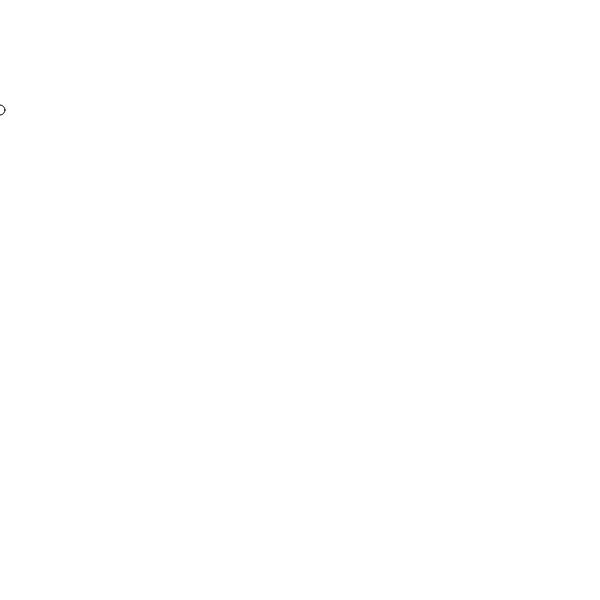
Frame 1 (no input)
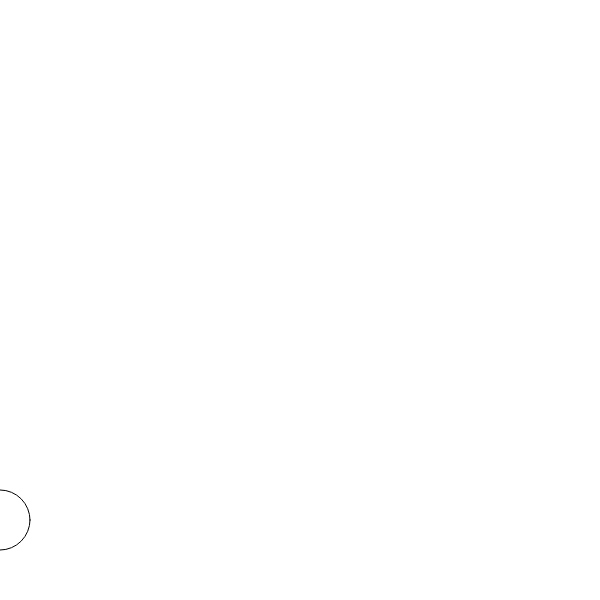
Frame 60 (no input)
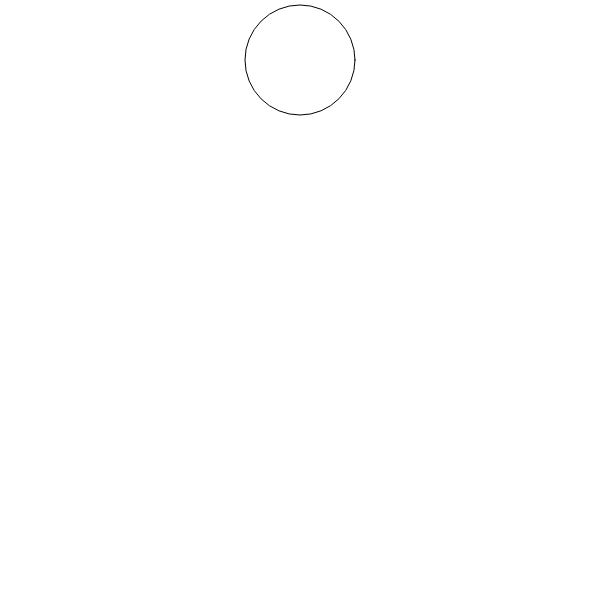
Frame 120 (the mouse pressed at the canvas centre since frame 60)

The p5.js sketch that drew these frames (run headless with seeded random() and noise() and a simulated clock; from frame 60 on, the mouse is pressed at the canvas centre):

// p5.js sketch
// ── sketch.js

var newYpos = 100;
var falling = true;
var diam = 10;

function setup(){
	createCanvas(600,600);
}

function draw(){
	background(255);
	bBall(mouseX);
}
function bBall(newXpos){
	// increment
	if (falling == true){
		newYpos = newYpos + 10;
	} else {
		// decreasing
		newYpos = newYpos - 10;
	}
	// switch direction
	if (newYpos > 600){
		falling = false;
		diam = diam + 50;
	}

	if (newYpos < 0){
		falling = true;
		diam = diam + 50;
	}

	ellipse(newXpos, newYpos, diam);

}
